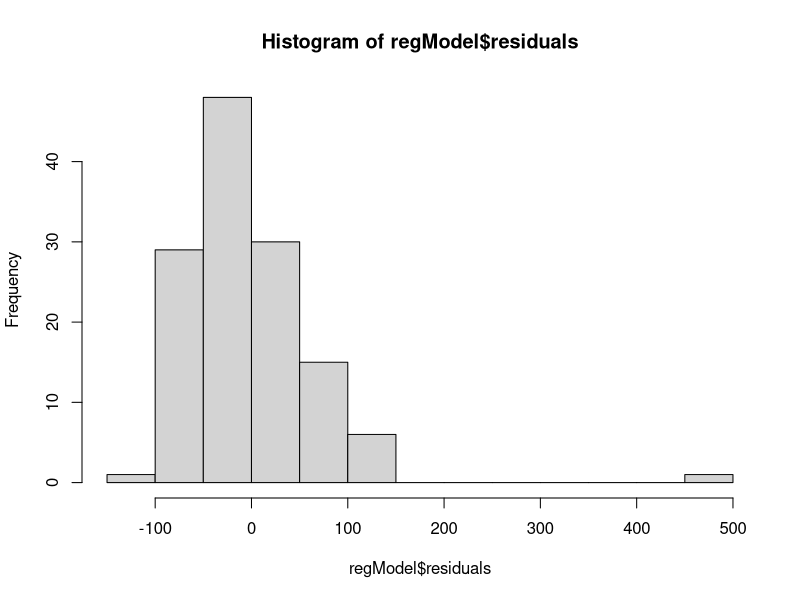
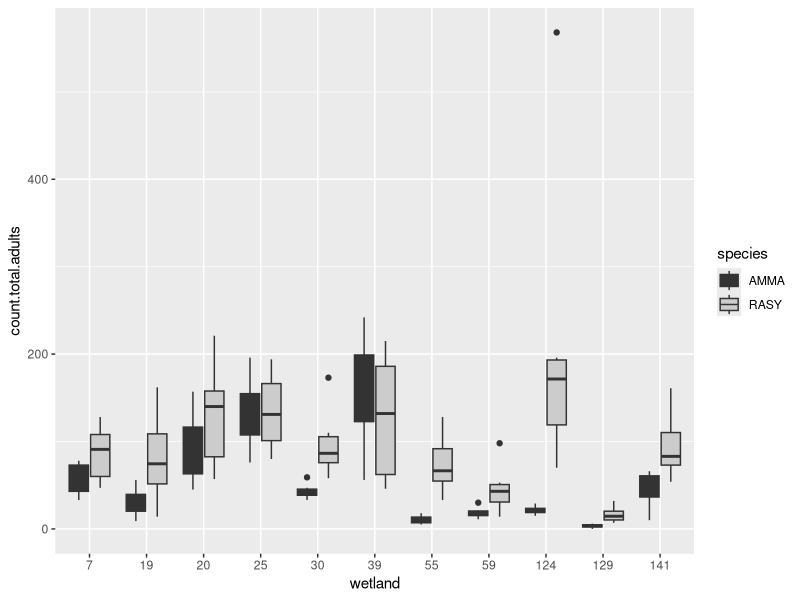
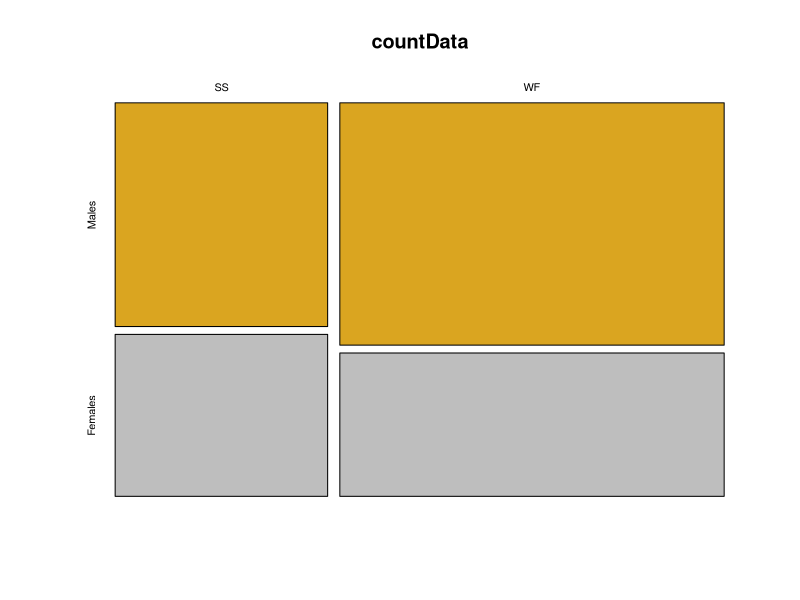
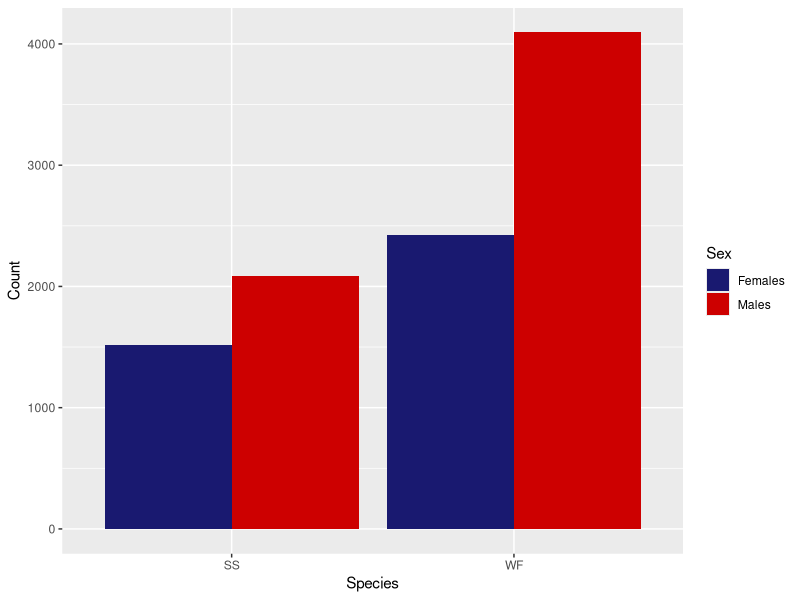
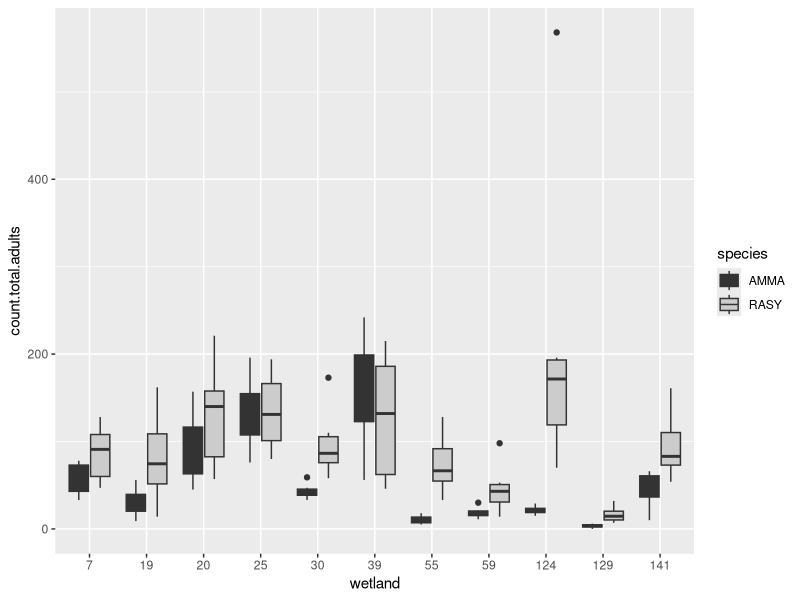

Generate these figures, in order, with R: (Note: this script raises an error after producing the figures.)
##### Simple Data Analysis and More Complex Control Structures
##### 30 January 2023
##### PLD


dryadData <- read.table(file="DATA/veysey_babbitt_data_buffers_and_amphibians2.csv", header = TRUE, sep=",")

## Set up libraries
library(tidyverse)
library(ggthemes)

### Analyses
### Experimental designs
### independent/explanatiry variable (x-axis) vs dependent/response variable (y-axis)
### continuous variables (range of numbers: height, weight, temperature) vs discrete/categorical variables (categories: species, treatments, site)

glimpse(dryadData)

### Basic linear regression analysis (2 continuous variables)
## Is there a relationship between the mean pool hydroperiod and the number of breeding frogs caught?
## y ~ x
regModel <- lm(count.total.adults ~ mean.hydro, data=dryadData)
print(regModel)
summary(regModel)
hist(regModel$residuals)
summary(regModel)$"r.squared"
summary(regModel)[["r.squared"]]

View(summary(regModel))

regPlot <- ggplot(data=dryadData, aes(x=mean.hydro, y=count.total.adults+1)) +
  geom_point() +
  stat_smooth(method=lm, se=0.99)

### Basic ANOVA
### Was there a statistically significant difference in the number of adults among wetlands?
# y~x
ANOmodel <- aov(count.total.adults ~ factor(wetland), data=dryadData)
summary(ANOmodel)

dryadData %>% 
  group_by(wetland) %>%
  summarize(avgHydro = mean(count.total.adults, na.rm = TRUE), N = n())

### Boxplot
dryadData$wetland <- factor(dryadData$wetland)
class(dryadData$wetland)  

ANOplot2 <- ggplot(data=dryadData, mapping = aes(x=wetland, y=count.total.adults, fill = species)) +
  geom_boxplot() +
  scale_fill_grey()
ANOplot2
ggsave(file="SpeciesBoxplots.pdf", plot=ANOplot2, device="pdf")  
data(lo)

### Logistic regresstion
## Data frame
# gamma probalities
xVar <- sort(rgamma(n=200, shape=5, scale = 5))
yVar <- sample(rep(c(1,0), each=100), prob=seq_len(200))
lRgData <- data.frame(xVar, yVar)
glimpse(lRgData)  

### logistic regression Analysis
logRegModel <- glm(yVar ~ xVar,
                   data=lRgData,
                   family=binomial(link
=logit))
  
logRegPlot <- ggplot(data = lRgData,
                     aes(x=xVar, y=yVar)) + 
  geom_point() +
  stat_smooth(method = "glm", method.args = list(family=binomial))


### Contigency table (chi-squared) Analysis
### Are there differences in counts of males and females between species?

countData <- dryadData %>%
  group_by(species) %>%
  summarize(Males = sum(No.males, na.rm = T), Females = sum(No.females, na.rm = TRUE)) %>%
  select(-species) %>%
  as.matrix()
countData

row.names(countData) = c("SS", "WF")
countData

## chi-squared
## get residuals
testResults <- chisq.test(countData)
testResults$residuals
testResults$expected

#### mosaic plot(base R)
mosaicplot(x=countData,
           col=c("goldenrod", "grey"),
           shade=FALSE)

### bar plot
countDataLong <- countData %>%
  as_tibble() %>%
  mutate(Species = c(rownames(countData))) %>%
  pivot_longer(cols = Males:Females,
               names_to = "Sex",
               values_to = "Count")
countDataLong

### Plot bar graph
ggplot(data = countDataLong,
       mapping = aes(x=Species, y=Count, fill=Sex)) +
  geom_bar(stat="identity", position="dodge") + #plots bars next to each other
  scale_fill_manual(values = c("midnightblue", "red3"))


########################################################################
#### Control Structures 
# if and ifelse statements

##### if statement
#### if (condition) {expression 1}

#### if (condition) {expression} else {expression 2}

#### if (condition1) {expression 1} else 
#### if (condition2) {expression 2} else {expression 3}
#### if any final unspecified else captures the rest of (unspecified) condtions
# else must appear on the same line as the expression
# use it for single values
z <- signif(runif(1), digits=2)
z > 0.5


### use {} or not
if(z>0.8) {cat(z, "is a largre number", "\n")} else 
  if (z<0.2) {cat(z, "is a small number", "\n")} else 
  {cat(z, "is a number of typical size", "\n")
    cat("z^2=", z^2, "\n")
    y <- TRUE}
y

#### ifelse to fill vecotrs

#### ifelse(condition, yes, no)

#### insect population where females lay 10.2 eggs on average, follows Poisson distribution (discrete probability distribution showing the likely number of times an event will occur). 35% parasitism where no eggs are laid. Let's make a distribution for 1000 individuals

tester <- runif(1000)
eggs <- ifelse(tester > 0.35, rpois(n=1000, lambda = 10.2), 0)
hist(eggs)

#### vector of p-values from a simulation and we want to create a vector to highlight the significant ones for plotting
pVals <- runif(1000)
z <- ifelse(pVals <= 0.025, "lowerTail", "nonSig")
z
z[pVals >= 0.975] <- "upperTail"
table(z)

##### for loops
#### workhorse function for doing repetitive tasks
### universal in all computer languages
### Controversial in R
#### - often necessary (vectorization in R)
#### - very slow with certain operation
#### - family of apply functions

#### Anatomy of for lop
### for(variable in sequence) { # starts loop
#body of the for loop
#}
# var is a counter variable that holds the current value of the loop (i, j, k)
# sequence is a integer vector that defines start/end of loop

for(i in 1:5){
  cat("stuck in a loop", i, "\n")
  cat(3+2, "\n")
  cat(3+i, "\n")
}
print(i)

### use a counter variable that maps to the position of each element
my_dogs <- c("chow", "akita", "malamute", "husky", "samoyed")
for(i in 1:length(my_dogs)){
  cat("i=", i, "my_dogs[i]=", my_dogs[i], "\n")
}


#### use double for loops

## loop over rows
m <- matrix(round(runif(20), digits=2), nrow=5)

for(i in 1:nrow(m)){
  m[i,] <- m[i,] + i
}
m


## loop over columns
m <- matrix(round(runif(20), digits=2), nrow=5)
for(j in 1:ncol(m)){
  m[,j] <- m[,j] + j
}

m

#### loop over rows & columns at the same time
m <- matrix(round(runif(20), digits=2), nrow=5)

for(i in 1:nrow(m)){
  for(j in 1:ncol(m)){
    m[i,j] <- i * j
  }
}
m









  
  
  
  
  
  
  









